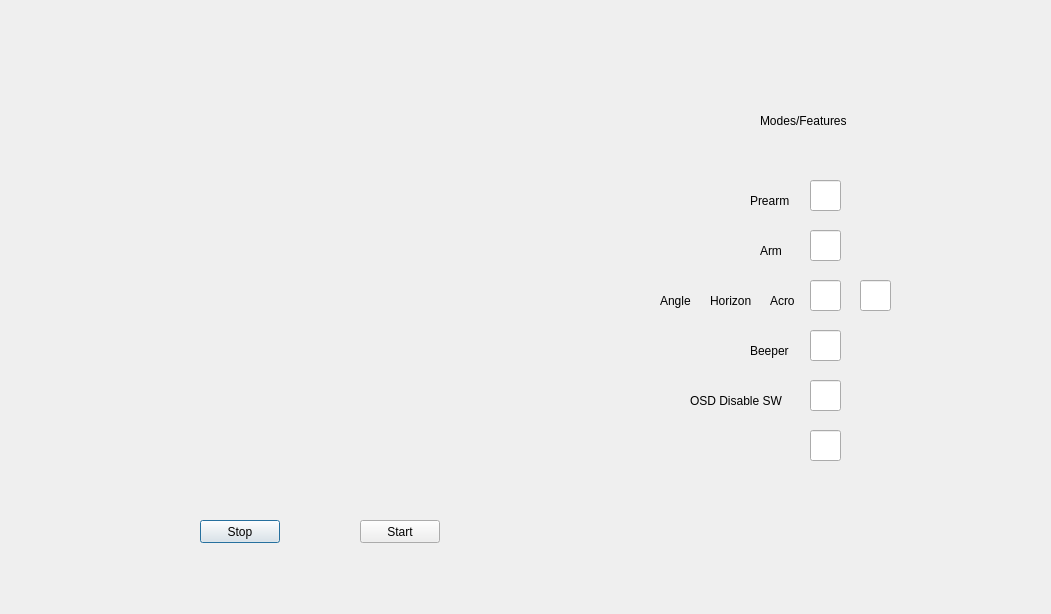
<?xml version="1.0" encoding="UTF-8"?>
<ui version="4.0">
 <class>Dialog</class>
 <widget class="QDialog" name="Dialog">
  <property name="geometry">
   <rect>
    <x>0</x>
    <y>0</y>
    <width>1051</width>
    <height>614</height>
   </rect>
  </property>
  <property name="windowTitle">
   <string>Dialog</string>
  </property>
  <widget class="QStackedWidget" name="stackedWidget">
   <property name="geometry">
    <rect>
     <x>0</x>
     <y>0</y>
     <width>1051</width>
     <height>611</height>
    </rect>
   </property>
   <property name="currentIndex">
    <number>0</number>
   </property>
   <widget class="QWidget" name="page">
    <widget class="QLineEdit" name="flightmodeKey">
     <property name="geometry">
      <rect>
       <x>810</x>
       <y>280</y>
       <width>31</width>
       <height>31</height>
      </rect>
     </property>
     <property name="text">
      <string/>
     </property>
     <property name="maxLength">
      <number>1</number>
     </property>
    </widget>
    <widget class="QLabel" name="armLabel">
     <property name="geometry">
      <rect>
       <x>760</x>
       <y>240</y>
       <width>31</width>
       <height>21</height>
      </rect>
     </property>
     <property name="text">
      <string>Arm</string>
     </property>
    </widget>
    <widget class="QLineEdit" name="beeperKey">
     <property name="geometry">
      <rect>
       <x>810</x>
       <y>330</y>
       <width>31</width>
       <height>31</height>
      </rect>
     </property>
     <property name="text">
      <string/>
     </property>
     <property name="maxLength">
      <number>1</number>
     </property>
    </widget>
    <widget class="QLabel" name="beeperLabel">
     <property name="geometry">
      <rect>
       <x>750</x>
       <y>340</y>
       <width>51</width>
       <height>21</height>
      </rect>
     </property>
     <property name="text">
      <string>Beeper</string>
     </property>
    </widget>
    <widget class="QLabel" name="armLabel_2">
     <property name="geometry">
      <rect>
       <x>660</x>
       <y>290</y>
       <width>41</width>
       <height>21</height>
      </rect>
     </property>
     <property name="text">
      <string>Angle</string>
     </property>
    </widget>
    <widget class="QLineEdit" name="lineEdit_3">
     <property name="geometry">
      <rect>
       <x>860</x>
       <y>280</y>
       <width>31</width>
       <height>31</height>
      </rect>
     </property>
     <property name="text">
      <string/>
     </property>
     <property name="maxLength">
      <number>1</number>
     </property>
    </widget>
    <widget class="QLineEdit" name="lineEdit_7">
     <property name="geometry">
      <rect>
       <x>810</x>
       <y>430</y>
       <width>31</width>
       <height>31</height>
      </rect>
     </property>
     <property name="text">
      <string/>
     </property>
     <property name="maxLength">
      <number>1</number>
     </property>
    </widget>
    <widget class="QLabel" name="modesLabel">
     <property name="geometry">
      <rect>
       <x>760</x>
       <y>110</y>
       <width>121</width>
       <height>21</height>
      </rect>
     </property>
     <property name="text">
      <string>Modes/Features</string>
     </property>
    </widget>
    <widget class="QLineEdit" name="armKey">
     <property name="geometry">
      <rect>
       <x>810</x>
       <y>230</y>
       <width>31</width>
       <height>31</height>
      </rect>
     </property>
     <property name="text">
      <string/>
     </property>
     <property name="maxLength">
      <number>1</number>
     </property>
    </widget>
    <widget class="QLineEdit" name="prearmKey">
     <property name="geometry">
      <rect>
       <x>810</x>
       <y>180</y>
       <width>31</width>
       <height>31</height>
      </rect>
     </property>
     <property name="text">
      <string/>
     </property>
     <property name="maxLength">
      <number>1</number>
     </property>
    </widget>
    <widget class="QLabel" name="armLabel_3">
     <property name="geometry">
      <rect>
       <x>710</x>
       <y>290</y>
       <width>51</width>
       <height>21</height>
      </rect>
     </property>
     <property name="text">
      <string>Horizon</string>
     </property>
    </widget>
    <widget class="QLabel" name="armLabel_4">
     <property name="geometry">
      <rect>
       <x>770</x>
       <y>290</y>
       <width>31</width>
       <height>21</height>
      </rect>
     </property>
     <property name="text">
      <string>Acro</string>
     </property>
    </widget>
    <widget class="QLineEdit" name="OSDKey">
     <property name="geometry">
      <rect>
       <x>810</x>
       <y>380</y>
       <width>31</width>
       <height>31</height>
      </rect>
     </property>
     <property name="text">
      <string/>
     </property>
     <property name="maxLength">
      <number>1</number>
     </property>
    </widget>
    <widget class="QLabel" name="displayFrame">
     <property name="geometry">
      <rect>
       <x>110</x>
       <y>40</y>
       <width>451</width>
       <height>451</height>
      </rect>
     </property>
     <property name="text">
      <string/>
     </property>
    </widget>
    <widget class="QPushButton" name="Stop">
     <property name="geometry">
      <rect>
       <x>200</x>
       <y>520</y>
       <width>80</width>
       <height>23</height>
      </rect>
     </property>
     <property name="text">
      <string>Stop</string>
     </property>
    </widget>
    <widget class="QPushButton" name="Start">
     <property name="geometry">
      <rect>
       <x>360</x>
       <y>520</y>
       <width>80</width>
       <height>23</height>
      </rect>
     </property>
     <property name="text">
      <string>Start</string>
     </property>
    </widget>
    <widget class="QLabel" name="prearmLabel">
     <property name="geometry">
      <rect>
       <x>750</x>
       <y>190</y>
       <width>51</width>
       <height>21</height>
      </rect>
     </property>
     <property name="text">
      <string>Prearm</string>
     </property>
    </widget>
    <widget class="QLabel" name="OSDDisableLabel">
     <property name="geometry">
      <rect>
       <x>690</x>
       <y>390</y>
       <width>111</width>
       <height>21</height>
      </rect>
     </property>
     <property name="frameShape">
      <enum>QFrame::NoFrame</enum>
     </property>
     <property name="text">
      <string>OSD Disable SW</string>
     </property>
    </widget>
   </widget>
   <widget class="QWidget" name="page_2"/>
  </widget>
 </widget>
 <resources/>
 <connections/>
</ui>
